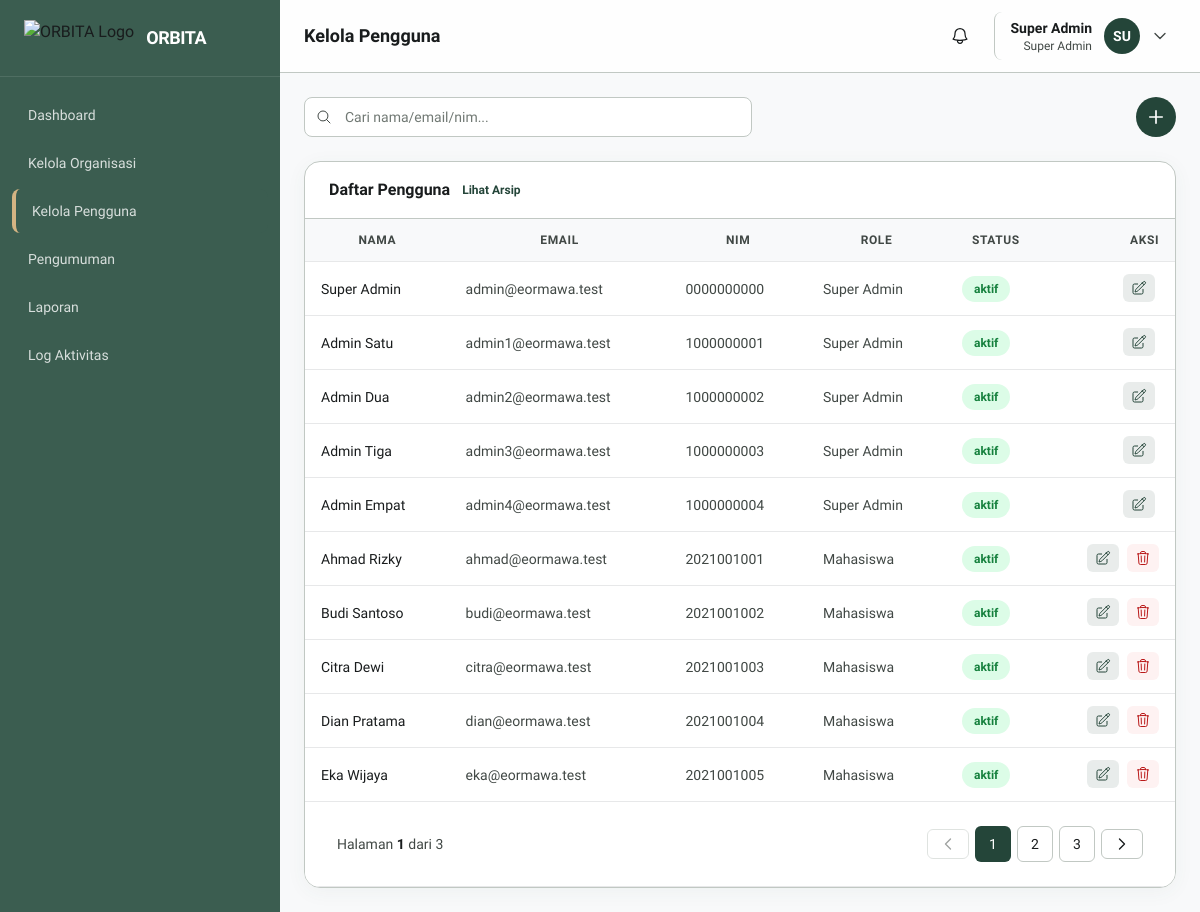
Page /pages/pengguna/index.php (signed in) on the committed database.
### tables this page shows
CREATE TABLE users (
    id INT AUTO_INCREMENT PRIMARY KEY,
    nama VARCHAR(100) NOT NULL,
    email VARCHAR(100) NOT NULL UNIQUE,
    nim VARCHAR(20) NOT NULL UNIQUE,
    password VARCHAR(255) NOT NULL,
    role_id INT NOT NULL DEFAULT 3,
    no_hp VARCHAR(20),
    jurusan VARCHAR(100),
    angkatan VARCHAR(4),
    foto_profile VARCHAR(255) DEFAULT NULL,
    status ENUM('aktif', 'nonaktif', 'menunggu') DEFAULT 'aktif',
    reset_token VARCHAR(64) DEFAULT NULL,
    reset_expires DATETIME DEFAULT NULL,
    deleted_at DATETIME DEFAULT NULL,
    created_at DATETIME DEFAULT CURRENT_TIMESTAMP,
    updated_at DATETIME DEFAULT CURRENT_TIMESTAMP ON UPDATE CURRENT_TIMESTAMP,
    FOREIGN KEY (role_id) REFERENCES roles(id) ON DELETE CASCADE
);

CREATE TABLE roles (
    id INT AUTO_INCREMENT PRIMARY KEY,
    nama VARCHAR(50) NOT NULL UNIQUE,  
    deskripsi VARCHAR(255),
    created_at DATETIME DEFAULT CURRENT_TIMESTAMP
);

### components/tables/pengguna.php (the view, shortened to what this page needs)
<?php
foreach ($list as $row):
?>
<tr>
    <td class="text-sm font-medium text-on-surface"><?= e($row['nama']) ?></td>
    <td class="text-sm text-on-surface-variant"><?= e($row['email']) ?></td>
    <td class="text-sm text-on-surface-variant"><?= e($row['nim']) ?></td>
    <td class="text-sm text-on-surface-variant"><?= e($row['role_name']) ?></td>
    <td><span class="badge <?= $row['status']==='aktif'?'bg-green-100 text-green-700':($row['status']==='menunggu'?'bg-yellow-100 text-yellow-700':'bg-gray-100 text-gray-600') ?>"><?= e($row['status']) ?></span></td>
    <td class="text-right whitespace-nowrap">
        <?php if ($show_arsip): ?>
            <a href="?arsip=1&restore=<?= $row['id'] ?>" title="Pulihkan" class="inline-flex items-center px-2 py-1.5 rounded-md bg-green-50 text-green-700 hover:bg-green-100">
                <svg class="w-4 h-4" fill="none" stroke="currentColor" stroke-width="1.5" viewBox="0 0 24 24"><path stroke-linecap="round" stroke-linejoin="round" d="M9 15L3 9m0 0l6-6M3 9h12a6 6 0 010 12h-3"/></svg>
            </a>
        <?php else: ?>
            <button type="button" onclick="openPenggunaModal(<?= e(json_encode($row)) ?>)" title="Edit" class="inline-flex items-center px-2 py-1.5 rounded-md bg-primary/10 text-primary hover:bg-primary/20 mr-1">
            </button>
            <?php if ($row['role_id'] != 1): ?>
            <a href="?delete=<?= $row['id'] ?>" onclick="return confirm('Arsipkan pengguna ini?')" title="Hapus" class="inline-flex items-center px-2 py-1.5 rounded-md bg-red-50 text-error hover:bg-red-100">
            </a>
            <?php endif; ?>
        <?php endif; ?>
    </td>
</tr>
<?php endforeach; ?>
<?php if (!empty($list)): ?>
<tr><td colspan="6" class="bg-white border-t border-outline-variant"><?= renderPagination($p) ?></td></tr>
<?php endif; ?>

### includes/functions.php (shortened to what this page needs)
<?php
function e(string $text): string {
    return htmlspecialchars($text, ENT_QUOTES, 'UTF-8');
}
function paginate(int $total, int $page, int $perPage = 10): array {
    $totalPages = max(1, (int) ceil($total / $perPage));
    $page = max(1, min($page, $totalPages));
    $offset = ($page - 1) * $perPage;
    return [
        'page' => $page,
        'perPage' => $perPage,
        'total' => $total,
        'totalPages' => $totalPages,
        'offset' => $offset,
        'hasPrev' => $page > 1,
        'hasNext' => $page < $totalPages,
    ];
}
function fetchPaginated(PDO $pdo, string $baseSql, array $params = [], int $page = 1, int $perPage = 10, ?string $countSql = null): array {
    if ($countSql === null) {
        $countSql = preg_replace('/SELECT\b.*?\bFROM\b/si', 'SELECT COUNT(*) FROM', $baseSql, 1);
    }
    $countStmt = $pdo->prepare($countSql);
    $countStmt->execute($params);
    $total = (int) $countStmt->fetchColumn();
    $p = paginate($total, $page, $perPage);
    $stmt = $pdo->prepare($baseSql . ' LIMIT ? OFFSET ?');
    $stmt->execute([...$params, $p['perPage'], $p['offset']]);
    return ['list' => $stmt->fetchAll(), 'p' => $p];
}
function paginationUrl(int $page): string {
    $url = $_SERVER['REQUEST_URI'];
    $parsed = parse_url($url);
    $query = [];
    $query['page'] = $page;
    $base = ($parsed['path'] ?? '');
    return $base . '?' . http_build_query($query);
}
function renderPagination(array $p): string {
    $page = $p['page'];
    $totalPages = $p['totalPages'];
    $start = max(1, $page - 2);
    $end = min($totalPages, $page + 2);
    if ($end - $start < 4) { $end = min($totalPages, $start + 4); }
    if ($end - $start < 4) { $start = max(1, $end - 4); }
    $html = '<nav class="flex items-center justify-between px-4 py-3" aria-label="Pagination">';
    $html .= '<div class="hidden sm:flex items-center gap-1">';
    $html .= '<span class="text-sm text-on-surface-variant">Halaman <strong class="text-on-surface">' . $page . '</strong> dari ' . $totalPages . '</span>';
    $html .= '</div>';
    $html .= '<div class="flex items-center gap-1.5">';
    $prevClass = 'px-3 py-1.5 rounded-md text-sm font-medium border border-outline-variant transition-colors ' . ($p['hasPrev'] ? 'text-on-surface hover:bg-surface-low' : 'text-on-surface-variant opacity-50 cursor-not-allowed');
    if ($p['hasPrev']) {
        $html .= '<a href="' . e(paginationUrl($page - 1)) . '" class="' . $prevClass . '"><svg class="w-4 h-4" fill="none" stroke="currentColor" stroke-width="2" viewBox="0 0 24 24"><path stroke-linecap="round" stroke-linejoin="round" d="M15.75 19.5L8.25 12l7.5-7.5"/></svg></a>';
    } else {
        $html .= '<span class="' . $prevClass . '"><svg class="w-4 h-4" fill="none" stroke="currentColor" stroke-width="2" viewBox="0 0 24 24"><path stroke-linecap="round" stroke-linejoin="round" d="M15.75 19.5L8.25 12l7.5-7.5"/></svg></span>';
    }
    for ($i = $start; $i <= $end; $i++) {
        $isActive = $i === $page;
        $cls = 'w-9 h-9 flex items-center justify-center rounded-md text-sm font-medium transition-colors ' . ($isActive ? 'bg-primary text-white' : 'text-on-surface hover:bg-surface-low border border-outline-variant');
        if ($isActive) {
            $html .= '<span class="' . $cls . '">' . $i . '</span>';
        } else {
            $html .= '<a href="' . e(paginationUrl($i)) . '" class="' . $cls . '">' . $i . '</a>';
        }
    }
    $nextClass = 'px-3 py-1.5 rounded-md text-sm font-medium border border-outline-variant transition-colors ' . ($p['hasNext'] ? 'text-on-surface hover:bg-surface-low' : 'text-on-surface-variant opacity-50 cursor-not-allowed');
    if ($p['hasNext']) {
        $html .= '<a href="' . e(paginationUrl($page + 1)) . '" class="' . $nextClass . '"><svg class="w-4 h-4" fill="none" stroke="currentColor" stroke-width="2" viewBox="0 0 24 24"><path stroke-linecap="round" stroke-linejoin="round" d="M8.25 4.5l7.5 7.5-7.5 7.5"/></svg></a>';
    } else {
        $html .= '<span class="' . $nextClass . '"><svg class="w-4 h-4" fill="none" stroke="currentColor" stroke-width="2" viewBox="0 0 24 24"><path stroke-linecap="round" stroke-linejoin="round" d="M8.25 4.5l7.5 7.5-7.5 7.5"/></svg></span>';
    }
    $html .= '</div></nav>';
    return $html;
}

### assets/css/custom.css (style rules this page uses)
.data-table td, .data-table th { padding: 12px 16px; border-bottom: 1px solid #e7e8e9; }
.badge { display: inline-flex; align-items: center; padding: 4px 12px; border-radius: 9999px; font-size: 12px; font-weight: 600; }

### components/head.php (style rules this page uses)
body { font-family: 'Plus Jakarta Sans', sans-serif; background-color: #f8f9fa; }

### rows in the picture
users: nama "Super Admin", email "admin@eormawa.test", nim "0000000000", role.nama "Super Admin", status "aktif"
users: nama "Admin Satu", email "admin1@eormawa.test", nim "1000000001", role.nama "Super Admin", status "aktif"
users: nama "Admin Dua", email "admin2@eormawa.test", nim "1000000002", role.nama "Super Admin", status "aktif", role "1", id "3"
users: nama "Admin Tiga", email "admin3@eormawa.test", nim "1000000003", role.nama "Super Admin", status "aktif"
users: nama "Admin Empat", email "admin4@eormawa.test", nim "1000000004", role.nama "Super Admin", status "aktif"
users: nama "Ahmad Rizky", email "ahmad@eormawa.test", nim "2021001001", role.nama "Mahasiswa", status "aktif"
users: nama "Budi Santoso", email "budi@eormawa.test", nim "2021001002", role.nama "Mahasiswa", status "aktif"
users: nama "Citra Dewi", email "citra@eormawa.test", nim "2021001003", role.nama "Mahasiswa", status "aktif"
users: nama "Dian Pratama", email "dian@eormawa.test", nim "2021001004", role.nama "Mahasiswa", status "aktif"
users: nama "Eka Wijaya", email "eka@eormawa.test", nim "2021001005", role.nama "Mahasiswa", status "aktif"

### other values in the picture
$item['label'] "Dashboard"
$item['label'] "Kelola Organisasi"
$item['label'] "Kelola Pengguna"
$item['label'] "Pengumuman"
$item['label'] "Laporan"
$item['label'] "Log Aktivitas"
$page_title "Kelola Pengguna"
$_SESSION['nama'] "Super Admin"
$_SESSION['role'] "Super Admin"
substr($_SESSION['nama'] ?? 'U', 0, 2) "SU"
